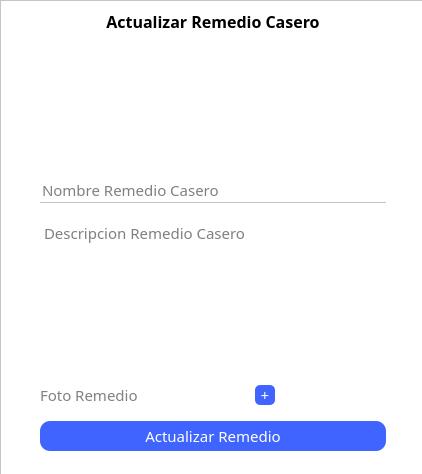
<?xml version="1.0" encoding="UTF-8"?>
<ui version="4.0">
 <class>administrador_modificar_remedio</class>
 <widget class="QDialog" name="administrador_modificar_remedio">
  <property name="geometry">
   <rect>
    <x>0</x>
    <y>0</y>
    <width>422</width>
    <height>474</height>
   </rect>
  </property>
  <property name="windowTitle">
   <string>Dialog</string>
  </property>
  <widget class="QFrame" name="frame">
   <property name="geometry">
    <rect>
     <x>0</x>
     <y>0</y>
     <width>431</width>
     <height>481</height>
    </rect>
   </property>
   <property name="styleSheet">
    <string notr="true">background-color: rgb(255, 255, 255);
</string>
   </property>
   <property name="frameShape">
    <enum>QFrame::StyledPanel</enum>
   </property>
   <property name="frameShadow">
    <enum>QFrame::Raised</enum>
   </property>
   <widget class="QWidget" name="layoutWidget">
    <property name="geometry">
     <rect>
      <x>40</x>
      <y>10</y>
      <width>346</width>
      <height>441</height>
     </rect>
    </property>
    <layout class="QVBoxLayout" name="verticalLayout">
     <item>
      <widget class="QLabel" name="label_2">
       <property name="font">
        <font>
         <family>Montserrat</family>
         <pointsize>12</pointsize>
         <weight>75</weight>
         <bold>true</bold>
        </font>
       </property>
       <property name="text">
        <string>Actualizar Remedio Casero</string>
       </property>
       <property name="alignment">
        <set>Qt::AlignCenter</set>
       </property>
      </widget>
     </item>
     <item>
      <layout class="QHBoxLayout" name="horizontalLayout">
       <item>
        <spacer name="horizontalSpacer">
         <property name="orientation">
          <enum>Qt::Horizontal</enum>
         </property>
         <property name="sizeHint" stdset="0">
          <size>
           <width>40</width>
           <height>20</height>
          </size>
         </property>
        </spacer>
       </item>
       <item>
        <widget class="QLabel" name="foto">
         <property name="minimumSize">
          <size>
           <width>125</width>
           <height>125</height>
          </size>
         </property>
         <property name="maximumSize">
          <size>
           <width>125</width>
           <height>125</height>
          </size>
         </property>
         <property name="styleSheet">
          <string notr="true">background-color:none;</string>
         </property>
         <property name="text">
          <string/>
         </property>
         <property name="pixmap">
          <pixmap resource="../../resources.qrc">:/imagenes/Imagenes/imgTipTest.png</pixmap>
         </property>
         <property name="scaledContents">
          <bool>true</bool>
         </property>
        </widget>
       </item>
       <item>
        <spacer name="horizontalSpacer_2">
         <property name="orientation">
          <enum>Qt::Horizontal</enum>
         </property>
         <property name="sizeHint" stdset="0">
          <size>
           <width>40</width>
           <height>20</height>
          </size>
         </property>
        </spacer>
       </item>
      </layout>
     </item>
     <item>
      <spacer name="verticalSpacer_4">
       <property name="orientation">
        <enum>Qt::Vertical</enum>
       </property>
       <property name="sizeHint" stdset="0">
        <size>
         <width>20</width>
         <height>40</height>
        </size>
       </property>
      </spacer>
     </item>
     <item>
      <widget class="QLineEdit" name="nombreRemedio">
       <property name="font">
        <font>
         <family>Montserrat</family>
         <pointsize>11</pointsize>
        </font>
       </property>
       <property name="styleSheet">
        <string notr="true">border: none;
border-bottom: 1px solid #C4C4C4;</string>
       </property>
       <property name="placeholderText">
        <string>Nombre Remedio Casero</string>
       </property>
      </widget>
     </item>
     <item>
      <spacer name="verticalSpacer_3">
       <property name="orientation">
        <enum>Qt::Vertical</enum>
       </property>
       <property name="sizeHint" stdset="0">
        <size>
         <width>20</width>
         <height>40</height>
        </size>
       </property>
      </spacer>
     </item>
     <item>
      <widget class="QPlainTextEdit" name="descripcion">
       <property name="font">
        <font>
         <family>Montserrat</family>
         <pointsize>11</pointsize>
        </font>
       </property>
       <property name="styleSheet">
        <string notr="true">border:none;</string>
       </property>
       <property name="placeholderText">
        <string>Descripcion Remedio Casero</string>
       </property>
      </widget>
     </item>
     <item>
      <layout class="QHBoxLayout" name="horizontalLayout_4">
       <item>
        <widget class="QLabel" name="label_9">
         <property name="font">
          <font>
           <family>Montserrat</family>
           <pointsize>11</pointsize>
          </font>
         </property>
         <property name="styleSheet">
          <string notr="true">color: rgb(129, 129, 129);</string>
         </property>
         <property name="text">
          <string>Foto Remedio</string>
         </property>
        </widget>
       </item>
       <item>
        <spacer name="horizontalSpacer_4">
         <property name="orientation">
          <enum>Qt::Horizontal</enum>
         </property>
         <property name="sizeHint" stdset="0">
          <size>
           <width>40</width>
           <height>20</height>
          </size>
         </property>
        </spacer>
       </item>
       <item>
        <widget class="QPushButton" name="btn_foto">
         <property name="minimumSize">
          <size>
           <width>20</width>
           <height>20</height>
          </size>
         </property>
         <property name="maximumSize">
          <size>
           <width>20</width>
           <height>20</height>
          </size>
         </property>
         <property name="font">
          <font>
           <family>Montserrat</family>
           <pointsize>11</pointsize>
          </font>
         </property>
         <property name="styleSheet">
          <string notr="true">*{
border: none;
background: #3f64FF;
color: white;
border-radius: 5px;
}

:hover{
	background: white;
	border: 1px solid #3f64FF;
	color: #3f64FF;
}</string>
         </property>
         <property name="text">
          <string>+</string>
         </property>
        </widget>
       </item>
       <item>
        <spacer name="horizontalSpacer_3">
         <property name="orientation">
          <enum>Qt::Horizontal</enum>
         </property>
         <property name="sizeHint" stdset="0">
          <size>
           <width>40</width>
           <height>20</height>
          </size>
         </property>
        </spacer>
       </item>
      </layout>
     </item>
     <item>
      <spacer name="verticalSpacer_2">
       <property name="orientation">
        <enum>Qt::Vertical</enum>
       </property>
       <property name="sizeHint" stdset="0">
        <size>
         <width>20</width>
         <height>40</height>
        </size>
       </property>
      </spacer>
     </item>
     <item>
      <widget class="QPushButton" name="btn_actualizar">
       <property name="minimumSize">
        <size>
         <width>50</width>
         <height>30</height>
        </size>
       </property>
       <property name="font">
        <font>
         <family>Montserrat</family>
         <pointsize>11</pointsize>
        </font>
       </property>
       <property name="styleSheet">
        <string notr="true">*{
border: none;
background: #3f64FF;
color: white;
border-radius: 10px;
}

:hover{
	background: white;
	border: 1px solid #3f64FF;
	color: #3f64FF;
}</string>
       </property>
       <property name="text">
        <string>Actualizar Remedio</string>
       </property>
      </widget>
     </item>
    </layout>
   </widget>
  </widget>
 </widget>
 <resources>
  <include location="../../resources.qrc"/>
 </resources>
 <connections/>
</ui>
